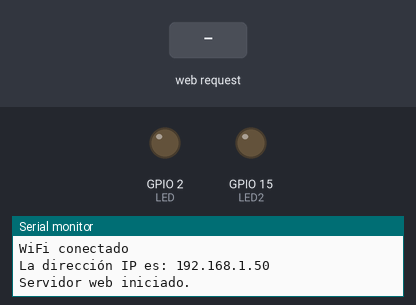
Recording of a sketch running on a simulated ESP32. On the bench: output pins drawn as LEDs (lit = HIGH), the last lines printed to the serial monitor. The inputs (shaded band) are chosen by the test bench. WiFi joins after 1.5 s; servers stay silent unless stated.

Above: at 3.2 s.
3.3 s: HTTP request GET /on2 received
At 4.0 s:
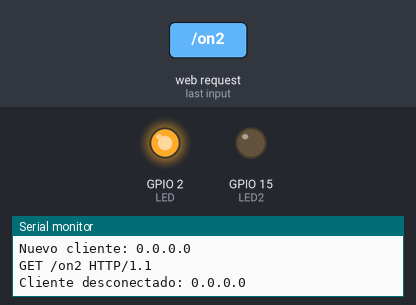
4.8 s: HTTP request GET /on3 received
At 5.1 s:
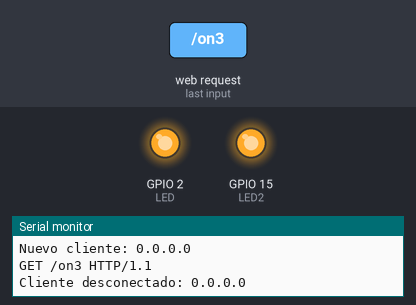
6.3 s: HTTP request GET /off2 received
At 7.4 s:
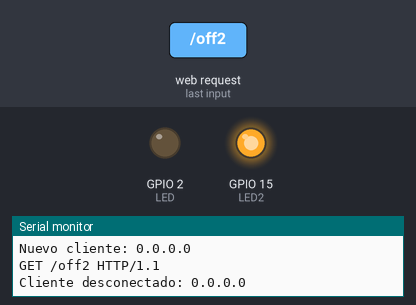
7.8 s: HTTP request GET /off3 received
At 8.6 s:
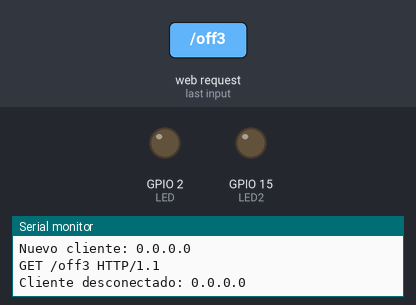
Timing chart, 0 to 10.3 s (numbered marks = the images above; inputs shaded):
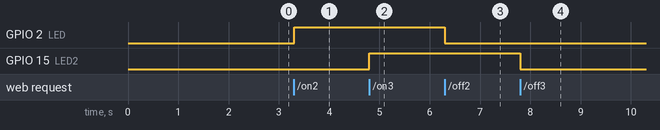

Measured:
- after the input at 3.3 s, GPIO 2 (LED): LOW → HIGH at once
- after the input at 4.8 s, GPIO 15 (LED2): LOW → HIGH at once
- after the input at 6.3 s, GPIO 2 (LED): HIGH → LOW at once
- after the input at 7.8 s, GPIO 15 (LED2): HIGH → LOW at once

The sketch:

P2.4.5.ino
```cpp
#include <WiFi.h>
#include <WiFiClient.h>

const char* ssid = "Platillo en tierra";
const char* password = "TostadasDeChongos69$";

WiFiServer server(80);

//Usar el pin 15 GPIO
#define LED 2
#define LED2 15

String estado = "";
String estado2 = "";

void setup() {
  Serial.begin(115200);
  pinMode(LED, OUTPUT);
  digitalWrite(LED, LOW);

  pinMode(LED2, OUTPUT);
  digitalWrite(LED2, LOW);

  // Conectando a WiFi
  WiFi.begin(ssid, password);
  // Checa si esta conectado
  while (WiFi.status() != WL_CONNECTED)
  {
    delay(1000);
    Serial.print(".");
  }

  Serial.println("");
  Serial.println("WiFi conectado");
  Serial.print("La dirección IP es: ");
  Serial.println(WiFi.localIP()); //Muestra IP

  // Inicio del Servidor web.
  server.begin();
  Serial.println("Servidor web iniciado.");
}

void loop() {
  // Consulta si se ha conectado algún cliente.
  WiFiClient client = server.available();
  if (!client) {
    return;
  }
  Serial.print("Nuevo cliente: ");
  Serial.println(client.remoteIP());
  // Espera hasta que el cliente envíe datos.
  while(!client.available()){ delay(1); }
  /////////////////////////////////////////////////////
  // Lee la información enviada por el cliente.
  String req = client.readStringUntil('\r');
  Serial.println(req);
  // Realiza la petición del cliente.
  if (req.indexOf("on2") != -1) {digitalWrite(LED, HIGH);
  estado = "Encendido";}
  if (req.indexOf("off2") != -1){digitalWrite(LED, LOW);
  estado = "Apagado";}

  if (req.indexOf("on3") != -1) {digitalWrite(LED2, HIGH);
  estado2 = "Encendido";}
  if (req.indexOf("off3") != -1){digitalWrite(LED2, LOW);
  estado2 = "Apagado";}
  //////////////////////////////////////////////

  // Página WEB. ////////////////////////////
client.println("HTTP/1.1 200 OK");
client.println("Content-Type: text/html");
client.println(""); // Importante.
client.println("<!DOCTYPE HTML>");
client.println("<html>");
client.println("<head><meta charset=utf-8></head>");
client.println("<body><center><font face='Arial'>");
client.println("<h1>Servidor web con ESP32.</h1>");
client.println("<h1>Napo el Guapisisisisisimo</h1>");
client.println("<h2><font color='#009900'>Webserver 1.0</font></h2>");
client.println("<h3>Práctica boton</h3>");
client.println("<br><br>");
client.println("<a href='on2'><button>Enciende LED</button></a>");
client.println("<a href='off2'><button>Apaga LED</button></a>");
client.println("<br><br>");
client.println(estado);
client.println("<br><br>");
client.println("<a href='on3'><button>Enciende LED2</button></a>");
client.println("<a href='off3'><button>Apaga LED2</button></a>");
client.println("<br><br>");
client.println(estado2);
client.println("</font></center></body></html>");
Serial.print("Cliente desconectado: ");
Serial.println(client.remoteIP());
client.flush();
client.stop();
}
```
